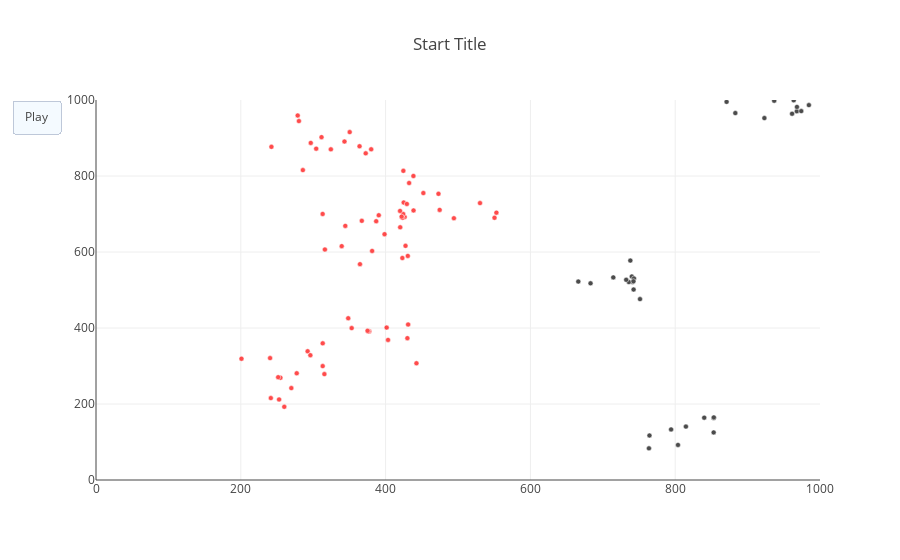

Notebook source saved alongside this figure:
### Code cell
def plot_boids(pop):
    return [go.Scatter(x=pop.x,
                y=pop.y,
                text=pop.infected,
                mode='markers',
                opacity=0.7,
                marker={
                    'size': 5,
                    'color': pop.color, 
                    'line': {'width': 0.5, 'color': 'white'}
                },
                name='Boids')]


frames = [{'data': plot_boids(pops[i])} for i in range(0, len(pops))]

figure = {'data': plot_boids(pop),
          'layout': {'xaxis': {'range': [0, 1000], 'autorange': False},
                     'yaxis': {'range': [0, 1000], 'autorange': False},
                     'title': 'Start Title',
                     'updatemenus': [{'type': 'buttons',
                                      'buttons': [{'label': 'Play',
                                                   'method': 'animate',
                                                   'args': [None]}]}]
                    },

            'frames': frames,
          
         }

iplot(figure)

### Figure 1 — Plotly figure (JSON) as saved in the notebook; plotly's stock layout.template omitted (floating-point values rounded to 4 significant figures)
{"data": [{"marker": {"color": ["black", "red", "red", "black", "red", "red", "red", "red", "black", "black", "red", "red", "black", "red", "red", "red", "red", "red", "black", "red", "red", "black", "black", "black", "red", "red", "red", "red", "red", "black", "black", "red", "red", "red", "red", "red", "black", "black", "red", "red", "black", "black", "black", "black", "red", "red", "red", "red", "red", "red", "red", "red", "red", "black", "red", "red", "red", "red", "black", "red", "red", "red", "red", "red", "red", "red", "black", "red", "black", "black", "red", "red", "red", "red", "red", "black", "red", "red", "red", "red", "red", "red", "red", "black", "red", "red", "red", "black", "red", "black", "black", "red", "black", "red", "red", "black", "red", "black", "black", "red"], "line": {"color": "white", "width": 0.5}, "size": 5}, "mode": "markers", "name": "Boids", "opacity": 0.7, "text": [0, 1, 1, 0, 1, 1, 1, 1, 0, 0, 1, 1, 0, 1, 1, 1, 1, 1, 0, 1, 1, 0, 0, 0, 1, 1, 1, 1, 1, 0, 0, 1, 1, 1, 1, 1, 0, 0, 1, 1, 0, 0, 0, 0, 1, 1, 1, 1, 1, 1, 1, 1, 1, 0, 1, 1, 1, 1, 0, 1, 1, 1, 1, 1, 1, 1, 0, 1, 0, 0, 1, 1, 1, 1, 1, 0, 1, 1, 1, 1, 1, 1, 1, 0, 1, 1, 1, 0, 1, 0, 0, 1, 0, 1, 1, 0, 1, 0, 0, 1], "type": "scatter", "uid": "5425ccea-bcf1-446a-a37c-232b4712b764", "x": [794.3, 241.5, 252.9, 763.7, 553.1, 313.1, 426.4, 200.9, 714.5, 871.0, 260.1, 424.3, 740.1, 242.3, 442.6, 278.6, 292.3, 296.1, 803.9, 420.2, 343.2, 840.1, 853.2, 936.8, 254.7, 380.1, 285.7, 350.4, 438.6, 923.2, 853.4, 430.7, 251.6, 423.3, 550.4, 473.0, 963.7, 743.0, 304.1, 438.4, 968.0, 741.2, 961.4, 751.4, 398.5, 377.5, 530.4, 425.0, 339.4, 296.6, 313.1, 403.4, 427.5, 666.2, 430.1, 315.5, 277.2, 316.2, 736.0, 324.4, 432.5, 367.1, 353.1, 401.5, 269.8, 452.2, 984.7, 494.3, 742.5, 732.3, 474.7, 313.1, 422.1, 311.5, 364.6, 683.1, 348.4, 372.5, 364.0, 420.0, 424.5, 376.3, 429.4, 738.0, 390.6, 344.3, 431.1, 968.2, 280.3, 764.5, 853.1, 381.4, 883.1, 423.2, 240.4, 814.8, 387.0, 742.3, 974.1, 375.1], "y": [133.1, 215.6, 211.9, 83.27, 703.5, 359.6, 692.1, 319.1, 533.2, 995.1, 192.6, 699.9, 535.6, 876.7, 307.2, 959.2, 338.8, 328.4, 92.25, 665.0, 890.6, 164.0, 163.2, 998.1, 269.1, 870.3, 815.5, 915.5, 709.3, 952.4, 164.7, 589.7, 270.5, 689.9, 690.0, 753.0, 999.1, 530.5, 872.0, 800.0, 970.2, 521.3, 963.9, 476.0, 646.8, 391.4, 728.7, 730.2, 615.5, 887.1, 299.7, 368.6, 616.2, 522.2, 373.2, 278.6, 280.8, 606.5, 520.9, 870.1, 781.6, 682.0, 399.7, 401.0, 241.9, 755.1, 986.6, 688.8, 501.2, 526.8, 710.8, 700.0, 693.0, 902.3, 568.0, 517.6, 425.7, 859.6, 878.3, 708.1, 813.5, 391.1, 726.5, 577.3, 696.7, 668.7, 409.2, 981.8, 944.6, 117.1, 125.2, 602.8, 965.6, 584.2, 320.8, 140.5, 681.0, 522.9, 970.7, 392.6]}], "layout": {"title": {"text": "Start Title"}, "updatemenus": [{"buttons": [{"args": [null], "label": "Play", "method": "animate"}], "type": "buttons"}], "xaxis": {"autorange": false, "range": [0, 1000]}, "yaxis": {"autorange": false, "range": [0, 1000]}}}
